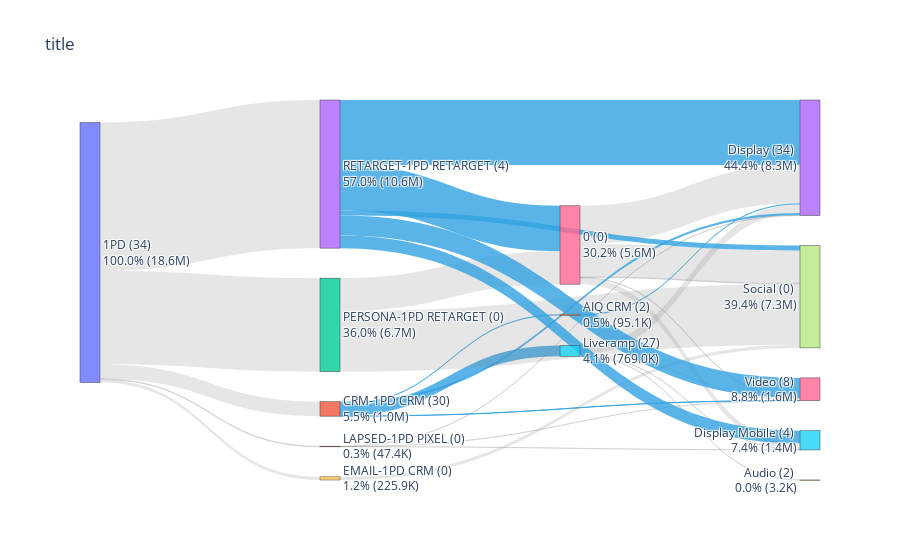

The notebook cell this image was saved under:
### Code cell
# Fix issue with 'Audience Type Name': 'CRM-1PD\xa0CRM'
df['Audience Type Name'] = df['Audience Type Name'].str.replace('CRM-1PD\xa0CRM', 'CRM-1PD CRM')
df['Audience Type Name'] = df['Audience Type Name'].str.replace('CRM-1PD-AIQ-NS', 'CRM-1PD CRM')
df['Audience Type Name'] = df['Audience Type Name'].str.replace('LAPSED-1PD PIXEL', 'LAPSED-1PD PIXEL')

# Get Segments Unique Counts
filtered_df = df[(df['Segment ID'] != 0) & (df['Segment ID'] != '0')]
df_lvl1_seg = filtered_df.groupby(['Audience Type'])['Segment ID'].nunique().reset_index()
df_lvl2_seg = filtered_df.groupby(['Audience Type Name'])['Segment ID'].nunique().reset_index()
df_lvl3_seg = filtered_df.groupby(['Audience Source'])['Segment ID'].nunique().reset_index()
df_lvl4_seg = filtered_df.groupby(['Display Dell Vehicle Mapped'])['Segment ID'].nunique().reset_index()
df_lvl1_seg.rename(columns={'Audience Type':'Label', 'Segment ID':'Segments'}, inplace=True)
df_lvl2_seg.rename(columns={'Audience Type Name':'Label', 'Segment ID':'Segments'}, inplace=True)
df_lvl3_seg.rename(columns={'Audience Source':'Label', 'Segment ID':'Segments'}, inplace=True)
df_lvl4_seg.rename(columns={'Display Dell Vehicle Mapped':'Label', 'Segment ID':'Segments'}, inplace=True)
segment_df = pd.concat([df_lvl1_seg, df_lvl2_seg, df_lvl3_seg, df_lvl4_seg])
######

test = df.groupby(['Audience Type', 'Audience Type Name', 'Audience Source','Display Dell Vehicle Mapped'])['Spend'].sum().reset_index()

test3 = test.groupby(['Audience Type', 'Audience Type Name', 'Audience Source','Display Dell Vehicle Mapped'])['Spend'].sum().reset_index()
test3 = test3[(test3['Audience Source'] != '0')&(test3['Display Dell Vehicle Mapped'] != '0')]

test1 = test.groupby(['Audience Type','Audience Type Name'])['Spend'].sum().reset_index()
test1 = test1[(test1['Audience Type Name'] != '0')]

test2 = test.groupby(['Audience Type','Audience Type Name','Audience Source'])['Spend'].sum().reset_index()
test2 = test2[(test2['Audience Type Name'] != '0')&(test2['Audience Source'] != '0')]

test4 = test[test['Audience Source'] == '0'].groupby(['Audience Type', 'Audience Type Name', 'Display Dell Vehicle Mapped'])['Spend'].sum().reset_index()
test4 = test4[(test4['Audience Type Name'] != '0')&(test4['Display Dell Vehicle Mapped'] != '0')]

test1['Level'] = 1
test2['Level'] = 2
test3['Level'] = 4
test4['Level'] = 3

test1.rename(columns={'Audience Type':'Source', 'Audience Type Name':'Target', 'Spend':'Total'}, inplace=True)
test2.rename(columns={'Audience Type Name':'Source', 'Audience Source':'Target', 'Spend':'Total'}, inplace=True)
test3.rename(columns={'Audience Source':'Source', 'Display Dell Vehicle Mapped':'Target', 'Spend':'Total'}, inplace=True)
test4.rename(columns={'Audience Type Name':'Source', 'Display Dell Vehicle Mapped':'Target', 'Spend':'Total'}, inplace=True)

concat_df = pd.concat([
                       test1[['Source','Target','Total', 'Level']]
                       , test2[['Source','Target','Total', 'Level']]
                       , test3[['Source','Target','Total', 'Level']]
                        , test4[['Source','Target','Total', 'Level']]
                    ], ignore_index=True)
                    

unique_values = pd.unique(concat_df[['Source', 'Target']].values.ravel('K'))

mapping_df = pd.DataFrame({'Label': unique_values.tolist()
                                     , 'Value': [i for i in range(len(unique_values))]})


unique_values = pd.unique(concat_df[['Source', 'Target']].values.ravel('K'))
    
mapping_df = pd.DataFrame({'Label': unique_values.tolist()
                                          , 'Value': [i for i in range(len(unique_values))]})

# Replace values based on the mappings
concat_df['Source'] = concat_df['Source'].replace(mapping_df.set_index('Label')['Value'])
concat_df['Target'] = concat_df['Target'].replace(mapping_df.set_index('Label')['Value'])






# Create a list of columns to process
columns_to_process = ['Audience Type', 'Audience Type Name', 'Audience Source', 'Display Dell Vehicle Mapped']

# Create an empty DataFrame to store the results
result_df = pd.DataFrame()

# Loop through each column and calculate sums, percentages, and unique "Segment ID" counts
for column_name in columns_to_process:
    # Calculate sums and percentages
    grouped = df.groupby(column_name)['Spend'].sum().reset_index()
    grouped['Percentage'] = (grouped['Spend'] / grouped['Spend'].sum()) * 100
    grouped.rename(columns={column_name: 'Label'}, inplace=True)
    
    # Calculate unique "Segment ID" counts
    grouped_segment = df[(df['Segment ID'] != '0') & (df['Segment ID'] != 0)].groupby(column_name)['Segment ID'].nunique().reset_index()
    grouped_segment.rename(columns={column_name: 'Label', 'Segment ID': 'Segments'}, inplace=True)
    
    # Merge the two DataFrames
    merged_grouped = grouped.merge(grouped_segment, on='Label', how='left')
    
    # Append the result to result_df
    result_df = pd.concat([result_df, merged_grouped], axis=0, ignore_index=True)

# result_df now contains the combined results
result_df


merged_df = mapping_df.merge(result_df, on='Label', how='left')

merged_df.fillna(0,inplace=True)

merged_df['Label_x'] = (
    merged_df['Label'].astype(str) +
    " (" + merged_df['Segments'].apply(format_value).astype(str) + ") " +
    "<br>" +
    merged_df['Percentage'].apply(lambda x: f'{x:.1f}%').astype(str) +
    " (" + merged_df['Spend'].apply(format_value).astype(str) + ")"
)


############


# Sample data
source = concat_df['Source'].values.tolist()
target = concat_df['Target'].values.tolist()
value = concat_df['Total'].values.tolist()
labels = merged_df['Label_x'].values.tolist()

# List of colors for each link based on some condition or data
colors = generate_gray_tones(source)

# Create links
link = dict(source=source, target=target, value=value, color=colors)

# Create nodes
node = dict(label=labels, pad=30, thickness=20)

# Create a Sankey object
chart = go.Sankey(link=link, node=node, arrangement="snap")

# Build a figure
fig = go.Figure(chart)

# Add a title to the figure
fig.update_layout(title_text='title')

fig.show()

### Figure 1 — Plotly figure (JSON) as saved in the notebook; plotly's stock layout.template omitted (floating-point values rounded to 4 significant figures)
{"data": [{"arrangement": "snap", "link": {"color": ["rgba(128, 128, 128, 0.2)", "rgba(128, 128, 128, 0.2)", "rgba(128, 128, 128, 0.2)", "rgba(128, 128, 128, 0.2)", "rgba(128, 128, 128, 0.2)", "rgba(128, 128, 128, 0.2)", "rgba(128, 128, 128, 0.2)", "rgba(128, 128, 128, 0.2)", "rgba(128, 128, 128, 0.2)", "rgba(49, 162, 227, 0.8)", "rgba(49, 162, 227, 0.8)", "rgba(128, 128, 128, 0.2)", "rgba(49, 162, 227, 0.8)", "rgba(49, 162, 227, 0.8)", "rgba(128, 128, 128, 0.2)", "rgba(128, 128, 128, 0.2)", "rgba(128, 128, 128, 0.2)", "rgba(128, 128, 128, 0.2)", "rgba(128, 128, 128, 0.2)", "rgba(128, 128, 128, 0.2)", "rgba(128, 128, 128, 0.2)", "rgba(128, 128, 128, 0.2)", "rgba(128, 128, 128, 0.2)", "rgba(128, 128, 128, 0.2)", "rgba(128, 128, 128, 0.2)", "rgba(128, 128, 128, 0.2)", "rgba(49, 162, 227, 0.8)", "rgba(49, 162, 227, 0.8)", "rgba(49, 162, 227, 0.8)", "rgba(49, 162, 227, 0.8)", "rgba(128, 128, 128, 0.2)", "rgba(128, 128, 128, 0.2)", "rgba(128, 128, 128, 0.2)", "rgba(128, 128, 128, 0.2)", "rgba(128, 128, 128, 0.2)", "rgba(128, 128, 128, 0.2)", "rgba(128, 128, 128, 0.2)", "rgba(128, 128, 128, 0.2)", "rgba(49, 162, 227, 0.8)", "rgba(49, 162, 227, 0.8)", "rgba(49, 162, 227, 0.8)", "rgba(49, 162, 227, 0.8)", "rgba(49, 162, 227, 0.8)"], "source": [0, 0, 0, 0, 0, 0, 0, 0, 0, 1, 1, 2, 3, 4, 5, 5, 5, 5, 6, 6, 6, 6, 6, 6, 7, 8, 1, 1, 1, 1, 9, 10, 11, 11, 11, 11, 12, 2, 3, 3, 3, 3, 3], "target": [7, 8, 1, 9, 10, 11, 12, 2, 3, 4, 5, 6, 6, 13, 14, 13, 15, 16, 17, 13, 18, 15, 17, 16, 13, 16, 13, 15, 17, 16, 17, 13, 13, 18, 15, 16, 16, 17, 13, 18, 15, 17, 16], "value": [0, 0, 1030000.0, 225900.0, 0, 47400.0, 0, 6688000.0, 10580000.0, 95070.0, 769000.0, 2347000.0, 3254000.0, 95070.0, 3169.0, 604100.0, 14240.0, 147500.0, 2347000.0, 2727000.0, 0, 443900.0, 49030.0, 34280.0, 0, 0, 156100.0, 0, 0, 10260.0, 225900.0, 0, 24050.0, 0, 18710.0, 4643.0, 0, 4341000.0, 4647000.0, 0, 898400.0, 349800.0, 1432000.0]}, "node": {"label": ["1PD (34) <br>100.0% (18.6M)", "CRM-1PD CRM (30) <br>5.5% (1.0M)", "PERSONA-1PD RETARGET (0) <br>36.0% (6.7M)", "RETARGET-1PD RETARGET (4) <br>57.0% (10.6M)", "AIQ CRM (2) <br>0.5% (95.1K)", "Liveramp (27) <br>4.1% (769.0K)", "0 (0) <br>30.2% (5.6M)", "CATEGORY-1PD CONTEXTUAL (0) <br>0.0% (0)", "CRM-1PD AUDIENCE (0) <br>0.0% (0)", "EMAIL-1PD CRM (0) <br>1.2% (225.9K)", "KCT-1PD CONTEXTUAL (0) <br>0.0% (0)", "LAPSED-1PD PIXEL (0) <br>0.3% (47.4K)", "MEDIA-1PD MEDIA (0) <br>0.0% (0)", "Display (34) <br>44.4% (8.3M)", "Audio (2) <br>0.0% (3.2K)", "Display Mobile (4) <br>7.4% (1.4M)", "Video (8) <br>8.8% (1.6M)", "Social (0) <br>39.4% (7.3M)", "Display Dco (0) <br>0.0% (0)"], "pad": 30, "thickness": 20}, "type": "sankey"}], "layout": {"title": {"text": "title"}}}
